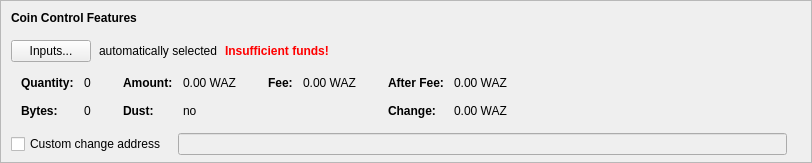
    <widget class="QFrame" name="frameCoinControl">
     <property name="sizePolicy">
      <sizepolicy hsizetype="Expanding" vsizetype="Expanding">
       <horstretch>0</horstretch>
       <verstretch>0</verstretch>
      </sizepolicy>
     </property>
     <property name="maximumSize">
      <size>
       <width>16777215</width>
       <height>16777215</height>
      </size>
     </property>
     <property name="frameShape">
      <enum>QFrame::StyledPanel</enum>
     </property>
     <property name="frameShadow">
      <enum>QFrame::Sunken</enum>
     </property>
     <layout class="QVBoxLayout" name="verticalLayoutCoinControl2">
      <property name="spacing">
       <number>0</number>
      </property>
      <property name="leftMargin">
       <number>0</number>
      </property>
      <property name="topMargin">
       <number>0</number>
      </property>
      <property name="rightMargin">
       <number>0</number>
      </property>
      <property name="bottomMargin">
       <number>6</number>
      </property>
      <item>
       <layout class="QVBoxLayout" name="verticalLayoutCoinControl" stretch="0,0,0,0,1">
        <property name="spacing">
         <number>0</number>
        </property>
        <property name="leftMargin">
         <number>10</number>
        </property>
        <property name="topMargin">
         <number>10</number>
        </property>
        <item>
         <layout class="QHBoxLayout" name="horizontalLayoutCoinControl1">
          <property name="bottomMargin">
           <number>15</number>
          </property>
          <item>
           <widget class="QLabel" name="labelCoinControlFeatures">
            <property name="sizePolicy">
             <sizepolicy hsizetype="Preferred" vsizetype="Maximum">
              <horstretch>0</horstretch>
              <verstretch>0</verstretch>
             </sizepolicy>
            </property>
            <property name="font">
             <font>
              <weight>75</weight>
              <bold>true</bold>
             </font>
            </property>
            <property name="styleSheet">
             <string notr="true">font-weight:bold;</string>
            </property>
            <property name="text">
             <string>Coin Control Features</string>
            </property>
           </widget>
          </item>
         </layout>
        </item>
        <item>
         <layout class="QHBoxLayout" name="horizontalLayoutCoinControl2" stretch="0,0,0,0">
          <property name="spacing">
           <number>8</number>
          </property>
          <property name="bottomMargin">
           <number>10</number>
          </property>
          <item>
           <widget class="QPushButton" name="pushButtonCoinControl">
            <property name="styleSheet">
             <string notr="true"/>
            </property>
            <property name="text">
             <string>Inputs...</string>
            </property>
            <property name="autoDefault">
             <bool>false</bool>
            </property>
           </widget>
          </item>
          <item>
           <widget class="QLabel" name="labelCoinControlAutomaticallySelected">
            <property name="text">
             <string>automatically selected</string>
            </property>
            <property name="margin">
             <number>5</number>
            </property>
           </widget>
          </item>
          <item>
           <widget class="QLabel" name="labelCoinControlInsuffFunds">
            <property name="font">
             <font>
              <weight>75</weight>
              <bold>true</bold>
             </font>
            </property>
            <property name="styleSheet">
             <string notr="true">color:red;font-weight:bold;</string>
            </property>
            <property name="text">
             <string>Insufficient funds!</string>
            </property>
            <property name="margin">
             <number>5</number>
            </property>
           </widget>
          </item>
          <item>
           <spacer name="horizontalSpacerCoinControl">
            <property name="orientation">
             <enum>Qt::Horizontal</enum>
            </property>
            <property name="sizeHint" stdset="0">
             <size>
              <width>40</width>
              <height>1</height>
             </size>
            </property>
           </spacer>
          </item>
         </layout>
        </item>
        <item>
         <widget class="QWidget" name="widgetCoinControl" native="true">
          <property name="sizePolicy">
           <sizepolicy hsizetype="Preferred" vsizetype="Preferred">
            <horstretch>0</horstretch>
            <verstretch>0</verstretch>
           </sizepolicy>
          </property>
          <property name="minimumSize">
           <size>
            <width>0</width>
            <height>0</height>
           </size>
          </property>
          <property name="styleSheet">
           <string notr="true"/>
          </property>
          <layout class="QHBoxLayout" name="horizontalLayoutCoinControl5">
           <property name="leftMargin">
            <number>0</number>
           </property>
           <property name="topMargin">
            <number>0</number>
           </property>
           <property name="rightMargin">
            <number>0</number>
           </property>
           <property name="bottomMargin">
            <number>0</number>
           </property>
           <item>
            <layout class="QHBoxLayout" name="horizontalLayoutCoinControl3" stretch="0,0,0,1">
             <property name="spacing">
              <number>20</number>
             </property>
             <property name="topMargin">
              <number>0</number>
             </property>
             <property name="bottomMargin">
              <number>10</number>
             </property>
             <item>
              <layout class="QFormLayout" name="formLayoutCoinControl1">
               <property name="horizontalSpacing">
                <number>10</number>
               </property>
               <property name="verticalSpacing">
                <number>14</number>
               </property>
               <property name="leftMargin">
                <number>10</number>
               </property>
               <property name="topMargin">
                <number>4</number>
               </property>
               <property name="rightMargin">
                <number>6</number>
               </property>
               <item row="0" column="0">
                <widget class="QLabel" name="labelCoinControlQuantityText">
                 <property name="font">
                  <font>
                   <weight>75</weight>
                   <bold>true</bold>
                  </font>
                 </property>
                 <property name="text">
                  <string>Quantity:</string>
                 </property>
                 <property name="margin">
                  <number>0</number>
                 </property>
                </widget>
               </item>
               <item row="0" column="1">
                <widget class="QLabel" name="labelCoinControlQuantity">
                 <property name="cursor">
                  <cursorShape>IBeamCursor</cursorShape>
                 </property>
                 <property name="contextMenuPolicy">
                  <enum>Qt::ActionsContextMenu</enum>
                 </property>
                 <property name="text">
                  <string notr="true">0</string>
                 </property>
                 <property name="margin">
                  <number>0</number>
                 </property>
                 <property name="textInteractionFlags">
                  <set>Qt::LinksAccessibleByMouse|Qt::TextSelectableByKeyboard|Qt::TextSelectableByMouse</set>
                 </property>
                </widget>
               </item>
               <item row="1" column="0">
                <widget class="QLabel" name="labelCoinControlBytesText">
                 <property name="font">
                  <font>
                   <weight>75</weight>
                   <bold>true</bold>
                  </font>
                 </property>
                 <property name="text">
                  <string>Bytes:</string>
                 </property>
                </widget>
               </item>
               <item row="1" column="1">
                <widget class="QLabel" name="labelCoinControlBytes">
                 <property name="cursor">
                  <cursorShape>IBeamCursor</cursorShape>
                 </property>
                 <property name="contextMenuPolicy">
                  <enum>Qt::ActionsContextMenu</enum>
                 </property>
                 <property name="text">
                  <string notr="true">0</string>
                 </property>
                 <property name="textInteractionFlags">
                  <set>Qt::LinksAccessibleByMouse|Qt::TextSelectableByKeyboard|Qt::TextSelectableByMouse</set>
                 </property>
                </widget>
               </item>
              </layout>
             </item>
             <item>
              <layout class="QFormLayout" name="formLayoutCoinControl2">
               <property name="horizontalSpacing">
                <number>10</number>
               </property>
               <property name="verticalSpacing">
                <number>14</number>
               </property>
               <property name="leftMargin">
                <number>6</number>
               </property>
               <property name="topMargin">
                <number>4</number>
               </property>
               <property name="rightMargin">
                <number>6</number>
               </property>
               <item row="0" column="0">
                <widget class="QLabel" name="labelCoinControlAmountText">
                 <property name="font">
                  <font>
                   <weight>75</weight>
                   <bold>true</bold>
                  </font>
                 </property>
                 <property name="text">
                  <string>Amount:</string>
                 </property>
                 <property name="margin">
                  <number>0</number>
                 </property>
                </widget>
               </item>
               <item row="0" column="1">
                <widget class="QLabel" name="labelCoinControlAmount">
                 <property name="cursor">
                  <cursorShape>IBeamCursor</cursorShape>
                 </property>
                 <property name="contextMenuPolicy">
                  <enum>Qt::ActionsContextMenu</enum>
                 </property>
                 <property name="text">
                  <string notr="true">0.00 WAZ</string>
                 </property>
                 <property name="textInteractionFlags">
                  <set>Qt::LinksAccessibleByMouse|Qt::TextSelectableByKeyboard|Qt::TextSelectableByMouse</set>
                 </property>
                </widget>
               </item>
               <item row="1" column="0">
                <widget class="QLabel" name="labelCoinControlLowOutputText">
                 <property name="font">
                  <font>
                   <weight>75</weight>
                   <bold>true</bold>
                  </font>
                 </property>
                 <property name="text">
                  <string>Dust:</string>
                 </property>
                </widget>
               </item>
               <item row="1" column="1">
                <widget class="QLabel" name="labelCoinControlLowOutput">
                 <property name="cursor">
                  <cursorShape>IBeamCursor</cursorShape>
                 </property>
                 <property name="contextMenuPolicy">
                  <enum>Qt::ActionsContextMenu</enum>
                 </property>
                 <property name="text">
                  <string notr="true">no</string>
                 </property>
                 <property name="textInteractionFlags">
                  <set>Qt::LinksAccessibleByMouse|Qt::TextSelectableByKeyboard|Qt::TextSelectableByMouse</set>
                 </property>
                </widget>
               </item>
              </layout>
             </item>
             <item>
              <layout class="QFormLayout" name="formLayoutCoinControl3">
               <property name="horizontalSpacing">
                <number>10</number>
               </property>
               <property name="verticalSpacing">
                <number>14</number>
               </property>
               <property name="leftMargin">
                <number>6</number>
               </property>
               <property name="topMargin">
                <number>4</number>
               </property>
               <property name="rightMargin">
                <number>6</number>
               </property>
               <item row="0" column="0">
                <widget class="QLabel" name="labelCoinControlFeeText">
                 <property name="font">
                  <font>
                   <weight>75</weight>
                   <bold>true</bold>
                  </font>
                 </property>
                 <property name="text">
                  <string>Fee:</string>
                 </property>
                 <property name="margin">
                  <number>0</number>
                 </property>
                </widget>
               </item>
               <item row="0" column="1">
                <widget class="QLabel" name="labelCoinControlFee">
                 <property name="cursor">
                  <cursorShape>IBeamCursor</cursorShape>
                 </property>
                 <property name="contextMenuPolicy">
                  <enum>Qt::ActionsContextMenu</enum>
                 </property>
                 <property name="text">
                  <string notr="true">0.00 WAZ</string>
                 </property>
                 <property name="textInteractionFlags">
                  <set>Qt::LinksAccessibleByMouse|Qt::TextSelectableByKeyboard|Qt::TextSelectableByMouse</set>
                 </property>
                </widget>
               </item>
             </layout>
             </item>
             <item>
              <layout class="QFormLayout" name="formLayoutCoinControl4">
               <property name="horizontalSpacing">
                <number>10</number>
               </property>
               <property name="verticalSpacing">
                <number>14</number>
               </property>
               <property name="leftMargin">
                <number>6</number>
               </property>
               <property name="topMargin">
                <number>4</number>
               </property>
               <property name="rightMargin">
                <number>6</number>
               </property>
               <item row="0" column="0">
                <widget class="QLabel" name="labelCoinControlAfterFeeText">
                 <property name="font">
                  <font>
                   <weight>75</weight>
                   <bold>true</bold>
                  </font>
                 </property>
                 <property name="text">
                  <string>After Fee:</string>
                 </property>
                 <property name="margin">
                  <number>0</number>
                 </property>
                </widget>
               </item>
               <item row="0" column="1">
                <widget class="QLabel" name="labelCoinControlAfterFee">
                 <property name="cursor">
                  <cursorShape>IBeamCursor</cursorShape>
                 </property>
                 <property name="contextMenuPolicy">
                  <enum>Qt::ActionsContextMenu</enum>
                 </property>
                 <property name="text">
                  <string notr="true">0.00 WAZ</string>
                 </property>
                 <property name="textInteractionFlags">
                  <set>Qt::LinksAccessibleByMouse|Qt::TextSelectableByKeyboard|Qt::TextSelectableByMouse</set>
                 </property>
                </widget>
               </item>
               <item row="1" column="0">
                <widget class="QLabel" name="labelCoinControlChangeText">
                 <property name="font">
                  <font>
                   <weight>75</weight>
                   <bold>true</bold>
                  </font>
                 </property>
                 <property name="text">
                  <string>Change:</string>
                 </property>
                </widget>
               </item>
               <item row="1" column="1">
                <widget class="QLabel" name="labelCoinControlChange">
                 <property name="cursor">
                  <cursorShape>IBeamCursor</cursorShape>
                 </property>
                 <property name="contextMenuPolicy">
                  <enum>Qt::ActionsContextMenu</enum>
                 </property>
                 <property name="text">
                  <string notr="true">0.00 WAZ</string>
                 </property>
                 <property name="textInteractionFlags">
                  <set>Qt::LinksAccessibleByMouse|Qt::TextSelectableByKeyboard|Qt::TextSelectableByMouse</set>
                 </property>
                </widget>
               </item>
              </layout>
             </item>
            </layout>
           </item>
          </layout>
         </widget>
        </item>
        <item>
         <layout class="QHBoxLayout" name="horizontalLayoutCoinControl4" stretch="0,0,0">
          <property name="spacing">
           <number>12</number>
          </property>
          <property name="sizeConstraint">
           <enum>QLayout::SetDefaultConstraint</enum>
          </property>
          <property name="topMargin">
           <number>5</number>
          </property>
          <property name="rightMargin">
           <number>5</number>
          </property>
          <item>
           <widget class="QCheckBox" name="checkBoxCoinControlChange">
            <property name="toolTip">
             <string>If this is activated, but the change address is empty or invalid, change will be sent to a newly generated address.</string>
            </property>
            <property name="text">
             <string>Custom change address</string>
            </property>
           </widget>
          </item>
          <item>
           <widget class="QValidatedLineEdit" name="lineEditCoinControlChange">
            <property name="enabled">
             <bool>false</bool>
            </property>
            <property name="sizePolicy">
             <sizepolicy hsizetype="Expanding" vsizetype="Fixed">
              <horstretch>0</horstretch>
              <verstretch>0</verstretch>
             </sizepolicy>
            </property>
           </widget>
          </item>
          <item>
           <widget class="QLabel" name="labelCoinControlChangeLabel">
            <property name="sizePolicy">
             <sizepolicy hsizetype="Preferred" vsizetype="Expanding">
              <horstretch>0</horstretch>
              <verstretch>0</verstretch>
             </sizepolicy>
            </property>
            <property name="minimumSize">
             <size>
              <width>0</width>
              <height>0</height>
             </size>
            </property>
            <property name="text">
             <string/>
            </property>
            <property name="margin">
             <number>3</number>
            </property>
           </widget>
          </item>
         </layout>
        </item>
        <item>
         <spacer name="verticalSpacerCoinControl">
          <property name="orientation">
           <enum>Qt::Vertical</enum>
          </property>
          <property name="sizeHint" stdset="0">
           <size>
            <width>800</width>
            <height>1</height>
           </size>
          </property>
         </spacer>
        </item>
       </layout>
      </item>
     </layout>
    </widget>
